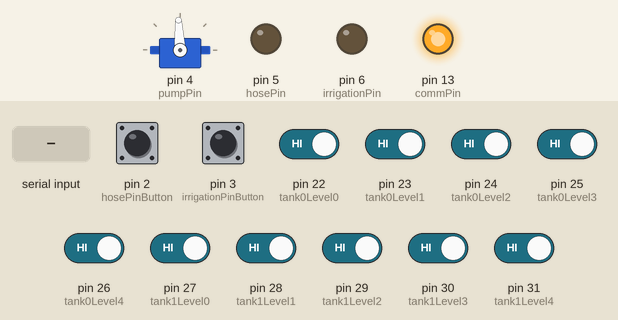
This sketch was run on a simulated Arduino Mega 2560, built with avr-gcc and run on an emulated ATmega2560. On the bench: servo, output pins drawn as LEDs (lit = HIGH). The test bench sets the inputs (shaded band); at power-on: pin 2 (hosePinButton), pin 3 (irrigationPinButton), pin 22 (tank0Level0), pin 23 (tank0Level1), pin 24 (tank0Level2), pin 25 (tank0Level3), pin 26 (tank0Level4), pin 27 (tank1Level0), pin 28 (tank1Level1), pin 29 (tank1Level2), pin 30 (tank1Level3), pin 31 (tank1Level4) HIGH. What the sketch prints to the serial monitor is not drawn.

Above: at 1.25 s.
1.3 s: "1" received over the second serial link
At 2.1 s:
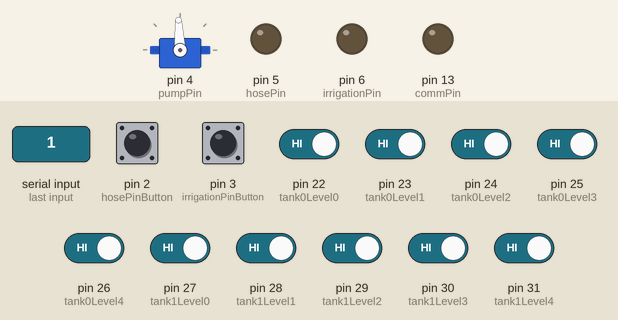
At 3.25 s:
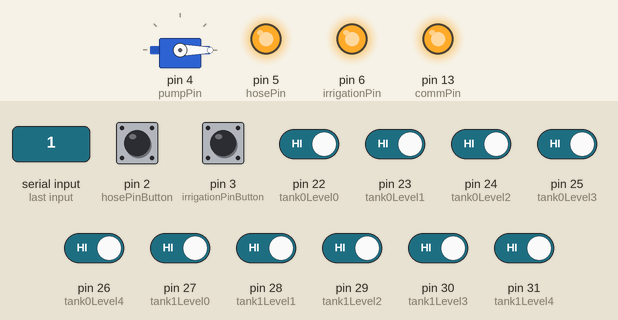
Timing chart, 0 to 10.3 s (numbered marks = the images above; inputs shaded):
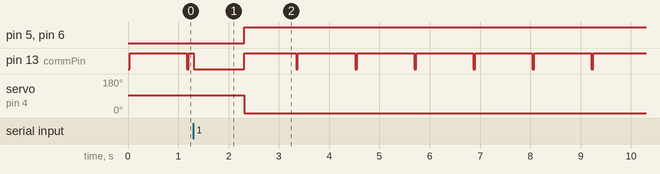

Measured:
- after the input at 1.3 s, pin 5 (hosePin), pin 6 (irrigationPin): LOW → HIGH after 1.0 s; servo on pin 4 (pumpPin): 93° → 0° after 1.0 s
- by itself, pin 13 (commPin): repeats every 1.1 s: HIGH 1.0 s, LOW 0.04 s

The sketch:

waterPumpPWNv003.ino
```cpp
#include <ArduinoJson.h>
#include <Servo.h>

Servo waterPumpServo;

#define speedControlMin 1000
#define speedControlMid 1500
#define speedControlMax 2000

// Output
#define hosePinButton 2
#define irrigationPinButton 3

#define hosePin 5
#define irrigationPin 6
#define commPin 13
#define pumpPin 4

#define tank0Level0 22
#define tank0Level1 23
#define tank0Level2 24
#define tank0Level3 25
#define tank0Level4 26

#define tank1Level0 27
#define tank1Level1 28
#define tank1Level2 29
#define tank1Level3 30
#define tank1Level4 31

#define tankLevelSensors 10

long tankLevelBuffer[tankLevelSensors];

long pumpPWM = speedControlMid;
long hoseButtonPressed = 0;
long irrigationButtonPressed = 0;
long hose = 0;
long irrigation = 0;

int loopCount = 0;
String lastSendBuffer = "";
boolean valuesUpdated = false;

void setup() {
  // initialize both serial ports:
  Serial.begin(115200);
  Serial1.begin(115200);

  // Setup the PWM for the pump speed controller
  waterPumpServo.attach(pumpPin);
  waterPumpServo.writeMicroseconds(speedControlMid);

  pinMode(hosePinButton, INPUT_PULLUP);
  pinMode(irrigationPinButton, INPUT_PULLUP);
  pinMode(commPin, OUTPUT);

  pinMode(hosePin, OUTPUT);
  pinMode(irrigationPin, OUTPUT);

  pinMode(tank0Level0, INPUT_PULLUP);
  pinMode(tank0Level1, INPUT_PULLUP);
  pinMode(tank0Level2, INPUT_PULLUP);
  pinMode(tank0Level3, INPUT_PULLUP);
  pinMode(tank0Level4, INPUT_PULLUP);

  pinMode(tank1Level0, INPUT_PULLUP);
  pinMode(tank1Level1, INPUT_PULLUP);
  pinMode(tank1Level2, INPUT_PULLUP);
  pinMode(tank1Level3, INPUT_PULLUP);
  pinMode(tank1Level4, INPUT_PULLUP);
}

void loop() {
  if (digitalRead(hosePinButton) == true) {
    hoseButtonPressed = 0;
  }
  else {
    hoseButtonPressed = 1;
  }

  if (digitalRead(irrigationPinButton) == true) {
    irrigationButtonPressed = 0;
  }
  else {
    irrigationButtonPressed = 1;
  }

  tankLevelBuffer[0] = digitalRead(tank0Level0);
  tankLevelBuffer[1] = digitalRead(tank0Level1);
  tankLevelBuffer[2] = digitalRead(tank0Level2);
  tankLevelBuffer[3] = digitalRead(tank0Level3);
  tankLevelBuffer[4] = digitalRead(tank0Level4);

  tankLevelBuffer[5] = digitalRead(tank1Level0);
  tankLevelBuffer[6] = digitalRead(tank1Level1);
  tankLevelBuffer[7] = digitalRead(tank1Level2);
  tankLevelBuffer[8] = digitalRead(tank1Level3);
  tankLevelBuffer[9] = digitalRead(tank1Level4);

/*  DynamicJsonBuffer jsonBuffer;

  JsonObject& root = jsonBuffer.createObject();

  root["hoseButton"] = String(hoseButtonPressed);
  root["irrigationButton"] = String(irrigationButtonPressed);

  root["tank0Level0"] = String(tankLevelBuffer[0]);
  root["tank0Level1"] = String(tankLevelBuffer[1]);
  root["tank0Level2"] = String(tankLevelBuffer[2]);
  root["tank0Level3"] = String(tankLevelBuffer[3]);
  root["tank0Level4"] = String(tankLevelBuffer[4]);

  root["tank1Level0"] = String(tankLevelBuffer[5]);
  root["tank1Level1"] = String(tankLevelBuffer[6]);
  root["tank1Level2"] = String(tankLevelBuffer[7]);
  root["tank1Level3"] = String(tankLevelBuffer[8]);
  root["tank1Level4"] = String(tankLevelBuffer[9]);

  String newSendFuffer;
  root.printTo(newSendFuffer);*/

  //String newSendFuffer = "{\"hoseButton\":\"{0}\",\"irrigationButton\":\"{1}\",\"tank0Level0\":\"{2}\",\"tank0Level1\":\"{3}\",\"tank0Level2\":\"{4}\",\"tank0Level3\":\"{5}\",\"tank0Level4\":\"{6}\",\"tank1Level0\":\"{7}\",\"tank1Level1\":\"{8}\",\"tank1Level2\":\"{9}\",\"tank1Level3\":\"{10}\",\"tank1Level4\":\"{11}\"}";
  String newSendFuffer = "{'hoseButton':{0},'irrigationButton':'{1}','tank0Level0':'{2}','tank0Level1':'{3}','tank0Level2':'{4}','tank0Level3':'{5}','tank0Level4':'{6}','tank1Level0':'{7}','tank1Level1':'{8}','tank1Level2':'{9}','tank1Level3':'{10}','tank1Level4':'{11}'}";

  newSendFuffer.replace("{0}",String(hoseButtonPressed));
  newSendFuffer.replace("{1}",String(irrigationButtonPressed));

  newSendFuffer.replace("{2}",String(tankLevelBuffer[0]));
  newSendFuffer.replace("{3}",String(tankLevelBuffer[1]));
  newSendFuffer.replace("{4}",String(tankLevelBuffer[2]));
  newSendFuffer.replace("{5}",String(tankLevelBuffer[3]));
  newSendFuffer.replace("{6}",String(tankLevelBuffer[4]));

  newSendFuffer.replace("{7}",String(tankLevelBuffer[5]));
  newSendFuffer.replace("{8}",String(tankLevelBuffer[6]));
  newSendFuffer.replace("{9}",String(tankLevelBuffer[7]));
  newSendFuffer.replace("{10}",String(tankLevelBuffer[8]));
  newSendFuffer.replace("{11}",String(tankLevelBuffer[9]));

  //Serial.println("l: " + lastSendBuffer);
  //Serial.println("n: " + newSendFuffer);

  if (lastSendBuffer.equals(newSendFuffer) == false or loopCount > 10) {
    Serial.println(newSendFuffer);
    //root.printTo(Serial1);
    Serial1.print(newSendFuffer);
    Serial1.println("");
    Serial1.flush();

    lastSendBuffer = newSendFuffer;
    loopCount = 0;
  }

  if (valuesUpdated == true) {
    waterPumpServo.writeMicroseconds(pumpPWM);

    if (hose == 0) {
      digitalWrite(hosePin, true);
    }
    else {
      digitalWrite(hosePin, false);
    }

    if (irrigation == 0) {
      digitalWrite(irrigationPin, true);
    }
    else {
      digitalWrite(irrigationPin, false);
    }

    valuesUpdated == false;
  }

  loopCount++;

  digitalWrite(commPin, HIGH);
  delay(100);
  digitalWrite(commPin, LOW);
}

void serialEvent1() {
  DynamicJsonBuffer jsonBuffer;
  int bufferSize  = 250;

  // read from port 1, send to port 0:
  if (Serial1.available()) {
    //int inByte = Serial1.read();
    char inByte[bufferSize];

    Serial1.readBytesUntil(char(0), inByte, bufferSize);

    String newBuffer = String(inByte);

    JsonObject& root = jsonBuffer.parseObject(newBuffer);

    pumpPWM = root["pumpPWM"];
    hose = root["hose"];
    irrigation = root["irrigation"];

    //Serial.println("pumpPWM: " + String(pumpPWM));// & root["pumpPWM"));
    //Serial.println("Hose: " + String(hose));
    //Serial.println("Irrigation: " + String(irrigation));

    //Serial.println(newBuffer);

    valuesUpdated = true;
  }
}
```
